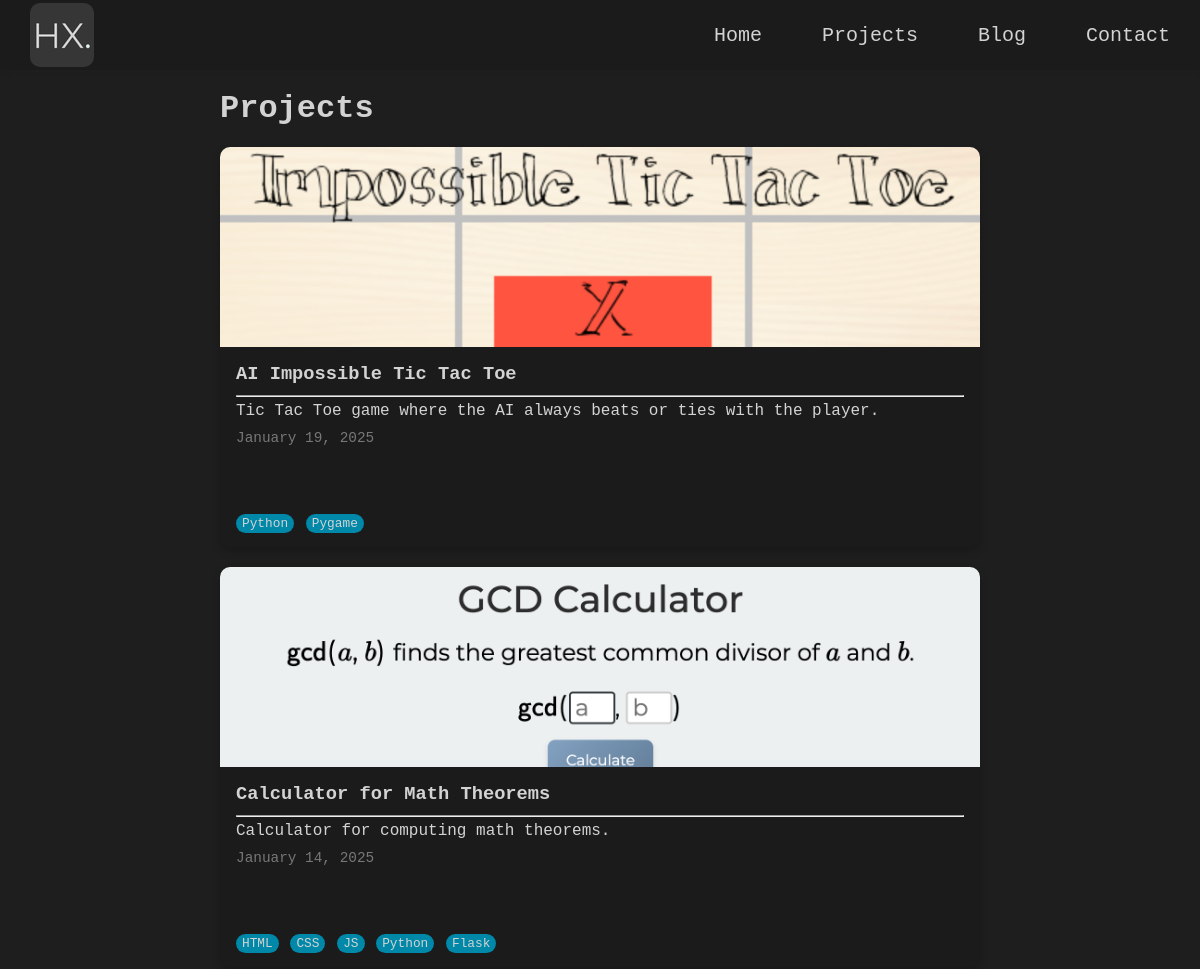
Page /projects/ (upper part) on the earlier database version.
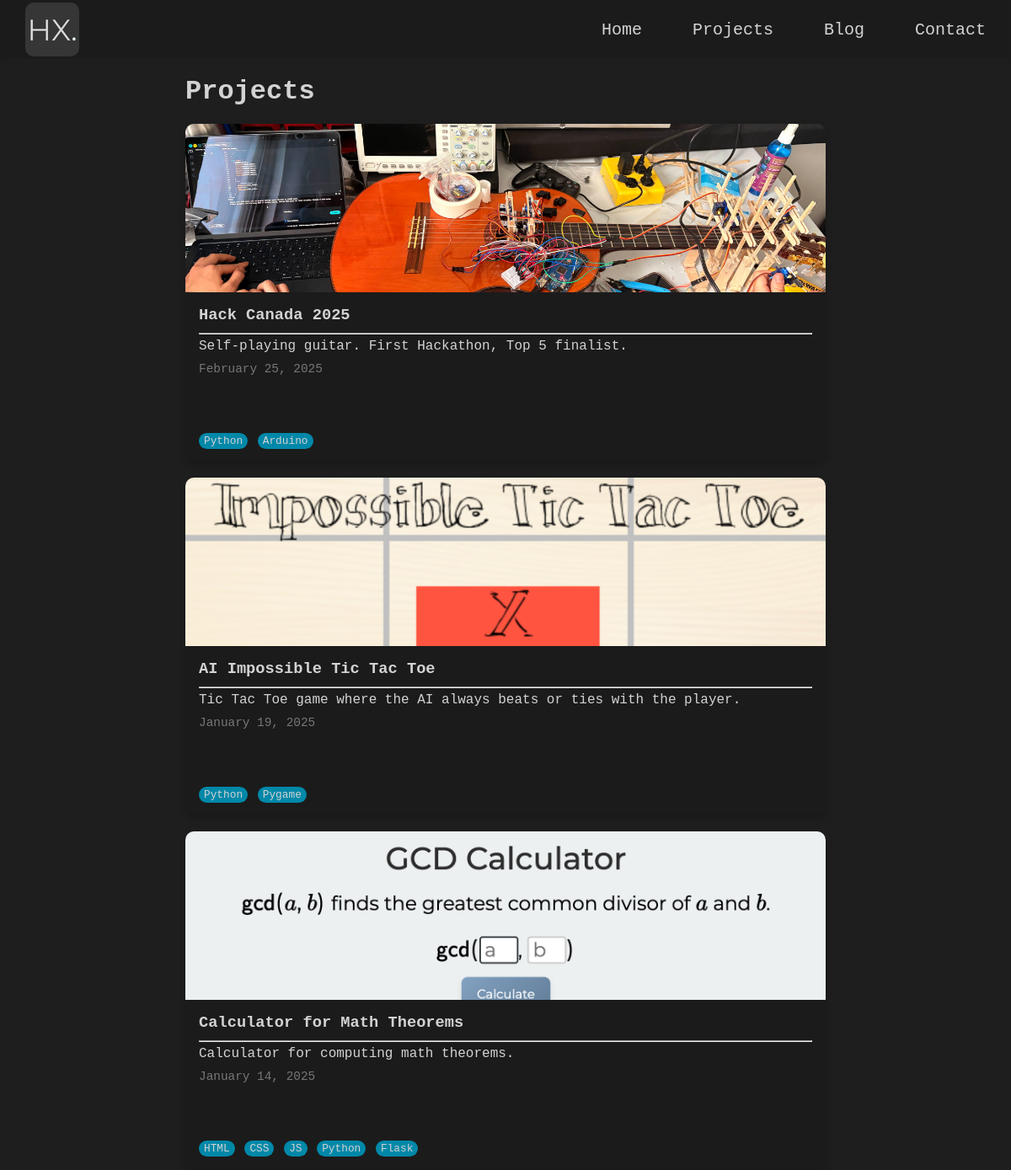
Same page on the later database version.
### main/models.py (models this page shows, shortened)
class Project(models.Model):
    title = models.CharField(max_length=200)
    slug = models.SlugField(unique=True, max_length=200)
    image = models.ImageField(upload_to='images/')
    description = models.TextField()
    content = RichTextField()
    date = models.DateTimeField()
    tags = models.ManyToManyField(Tag, related_name='projects')
    is_active = models.BooleanField(default=False)
    class Meta:
        ordering = ['-date']  # Sort by most recent

class Tag(models.Model):
    name = models.CharField(max_length=50)

### main/views.py (the view)
# urls.py: path('projects/', project_list_view, name='projects_list'),
def project_list_view(request):
    projects = Project.objects.all()
    return render(request, 'main/projects_list.html', {'projects': projects})

### main/templates/main/projects_list.html (shortened to what this page needs)
{% extends 'main/base.html' %} {% load static %} {% block content %}
<div class="posts-container">
<h1>Projects</h1>
{% for project in projects %}
  {% if project.is_active %}
    <a href="{% url 'project_detail' project.slug %}">
      <div class="card">
          <img src="{{ project.image.url }}"/>
          <div class="post-content-container">
            <h3><b>{{ project.title }}</b></h3>
            <hr>
            <p>{{ project.description }}</p>
            <p class="date">{{ project.date|date:"F j, Y" }}</p>
            <div class="tags">
              {% for tag in project.tags.all %}
                <span>{{ tag.name }}</span>
              {% endfor %}
            </div>
          </div>
      </div>
    </a>
  {% endif %}
  {% endfor %}
</div>
{% endblock %}

### main/templates/main/base.html (shortened to what this page needs)
{% load static %}
<!DOCTYPE html>
<html lang="en">
<head>
  <link rel="stylesheet" href="{% static 'css/styles.css' %}" />
  <link rel="stylesheet" href="https://cdnjs.cloudflare.com/ajax/libs/font-awesome/6.6.0/css/all.min.css"
 />
  <link rel="stylesheet" href="https://cdnjs.cloudflare.com/ajax/libs/highlight.js/11.11.1/styles/tokyo-night-dark.min.css" />
</head>
<body>
  <nav>
    <ul>
      <li>
        <a href="{% url 'home' %}"><img class="logo" src="{% static 'images/HX.png' %}" alt="logo" /></a>
      </li>
      <li class="hide-on-mobile">
        <a href="{% url 'home' %}">Home</a>
      </li>
      <li class="hide-on-mobile">
        <a href="{% url 'projects_list' %}">Projects</a>
      </li>
      <li class="hide-on-mobile">
        <a href="{% url 'blogs_list' %}">Blog</a>
      </li>
      <li class="hide-on-mobile">
        <a href="{% url 'contact' %}">Contact</a>
      </li>
    </ul>
  </nav>
  {% block content %}{% endblock %}
</body>
</html>

### main/static/css/styles.css (style rules this page uses)
* { padding: 0; margin: 0; box-sizing: border-box; }
body { background-color: #1e1e1e; color: #d3d3d3; font-family: 'Courier New', Courier, monospace; min-height: 100vh; }
a { color: #d3d3d3; text-decoration: none; }
nav { background-color: #1b1b1b; box-shadow: 3px 3px 5px rgba(30, 30, 30, 0.1); }
nav ul { width: 100%; list-style: none; display: flex; justify-content: flex-end; align-items: center; }
nav li { height: 70px; }
nav a { height: 100%; padding: 0 30px; display: flex; align-items: center; transition: all 0.3s ease; font-size: 20px; }
nav li:first-child { margin-right: auto; }
.logo { border-radius: 10px; }
.posts-container { display: flex; flex-direction: column; gap: 20px; max-width: 100vh; margin: 0 auto; padding: 20px; }
.card { display: flex; flex-direction: column; justify-content: space-between; width: 100%; height: 400px; box-shadow: 0 4px 8px 0 rgba(0, 0, 0, 0.2); transition: 0.3s; border-radius: 10px; overflow: hidden; background-color: #1b1b1b; }
.card img { width: 100%; height: 200px; object-fit: cover; }
.card .post-content-container { padding: 16px; display: flex; flex-direction: column; justify-content: flex-start; height: 100%; }
.card h3 { margin-bottom: 10px; }
.card p { margin: 5px 0; }
.card .date { font-size: 0.9em; color: rgba(211, 211, 211, 0.5); }
.tags { margin-top: auto; font-size: 0.8em; color: #d3d3d3; }
.tags span { background-color: rgba(0, 136, 169, 1); border-radius: 50px; padding: 2px 6px; margin-right: 4px; }

Differences in the rows shown:
now on this page (row edited): Project: image (picture), title "Hack Canada 2025", description "Self-playing guitar. First Hackathon, Top 5 finalist.", date "February 25, 2025", Tag (name "Python")
added Tag: name "Arduino", shown under "Hack Canada 2025"
